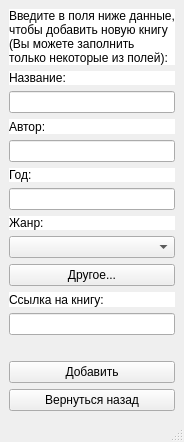
<?xml version="1.0" encoding="UTF-8"?>
<ui version="4.0">
 <class>MainWindow</class>
 <widget class="QMainWindow" name="MainWindow">
  <property name="geometry">
   <rect>
    <x>0</x>
    <y>0</y>
    <width>172</width>
    <height>442</height>
   </rect>
  </property>
  <property name="windowTitle">
   <string>MainWindow</string>
  </property>
  <widget class="QWidget" name="centralwidget">
   <layout class="QVBoxLayout" name="verticalLayout">
    <item>
     <widget class="QLabel" name="label_8">
      <property name="styleSheet">
       <string notr="true">background-color: rgb(255, 255, 255);</string>
      </property>
      <property name="text">
       <string>Введите в поля ниже данные,
чтобы добавить новую книгу
(Вы можете заполнить
только некоторые из полей):</string>
      </property>
     </widget>
    </item>
    <item>
     <widget class="QLabel" name="label_2">
      <property name="styleSheet">
       <string notr="true">background-color: rgb(255, 255, 255);</string>
      </property>
      <property name="text">
       <string>Название:</string>
      </property>
     </widget>
    </item>
    <item>
     <widget class="QLineEdit" name="title"/>
    </item>
    <item>
     <widget class="QLabel" name="label_5">
      <property name="styleSheet">
       <string notr="true">background-color: rgb(255, 255, 255);</string>
      </property>
      <property name="text">
       <string>Автор:</string>
      </property>
     </widget>
    </item>
    <item>
     <widget class="QLineEdit" name="author"/>
    </item>
    <item>
     <widget class="QLabel" name="label">
      <property name="styleSheet">
       <string notr="true">background-color: rgb(255, 255, 255);</string>
      </property>
      <property name="text">
       <string>Год:</string>
      </property>
     </widget>
    </item>
    <item>
     <widget class="QLineEdit" name="year"/>
    </item>
    <item>
     <widget class="QLabel" name="label_6">
      <property name="styleSheet">
       <string notr="true">background-color: rgb(255, 255, 255);</string>
      </property>
      <property name="text">
       <string>Жанр:</string>
      </property>
     </widget>
    </item>
    <item>
     <widget class="QComboBox" name="genre"/>
    </item>
    <item>
     <widget class="QPushButton" name="other">
      <property name="text">
       <string>Другое...</string>
      </property>
     </widget>
    </item>
    <item>
     <widget class="QLabel" name="label_7">
      <property name="styleSheet">
       <string notr="true">background-color: rgb(255, 255, 255);</string>
      </property>
      <property name="text">
       <string>Ссылка на книгу:</string>
      </property>
     </widget>
    </item>
    <item>
     <widget class="QLineEdit" name="link"/>
    </item>
    <item>
     <widget class="QLabel" name="label_4">
      <property name="text">
       <string/>
      </property>
     </widget>
    </item>
    <item>
     <widget class="QPushButton" name="add">
      <property name="text">
       <string>Добавить</string>
      </property>
     </widget>
    </item>
    <item>
     <widget class="QPushButton" name="returne">
      <property name="text">
       <string>Вернуться назад</string>
      </property>
     </widget>
    </item>
   </layout>
  </widget>
  <widget class="QMenuBar" name="menubar">
   <property name="geometry">
    <rect>
     <x>0</x>
     <y>0</y>
     <width>172</width>
     <height>21</height>
    </rect>
   </property>
  </widget>
  <widget class="QStatusBar" name="statusbar"/>
 </widget>
 <resources/>
 <connections/>
</ui>
